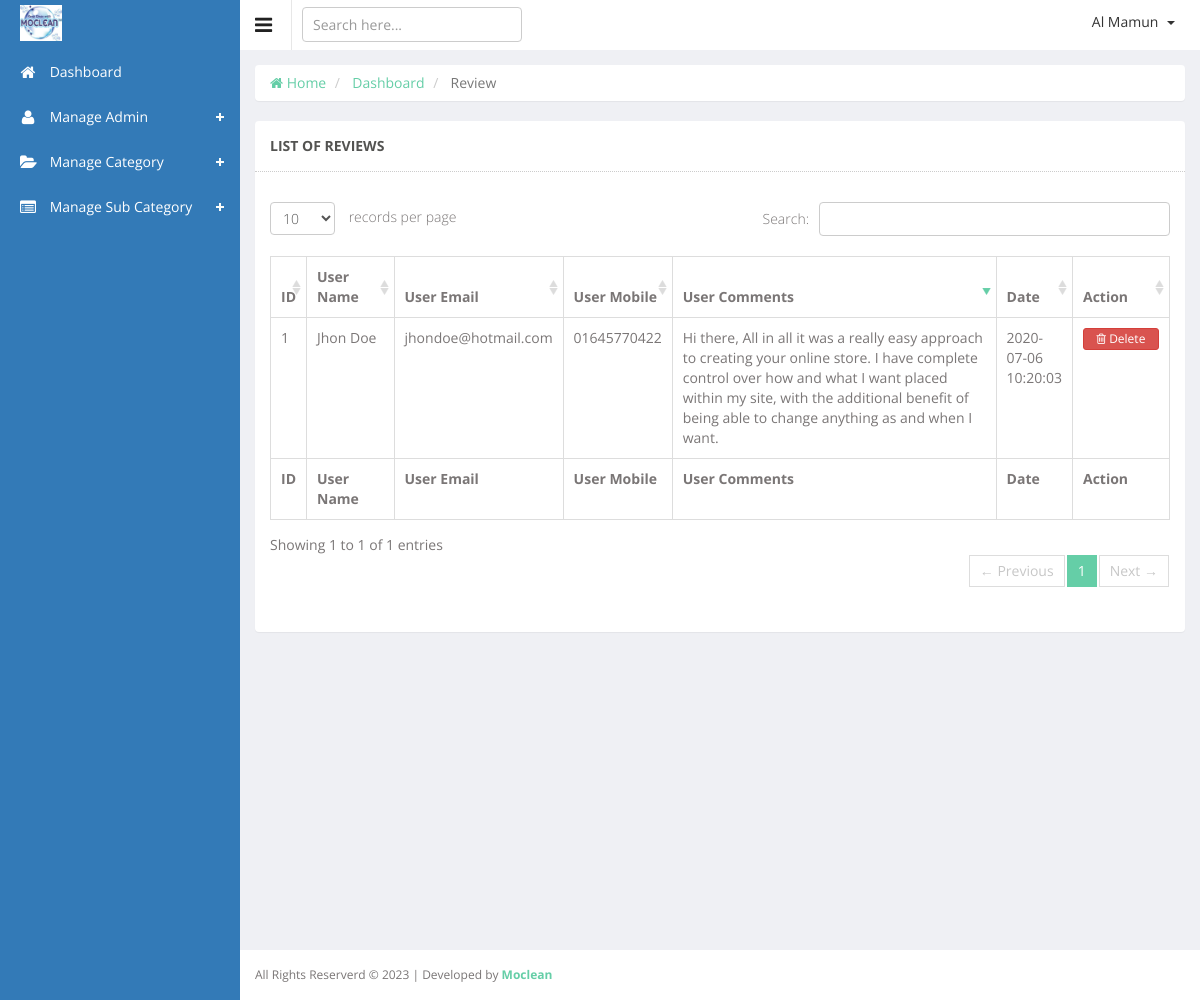
The app's page /admin/review.php (signed in) with its own data.
### tables this page shows
CREATE TABLE `contacts` (
  `id` int(11) NOT NULL COMMENT 'CONTACTS ID',
  `contacts_name` varchar(64) NOT NULL,
  `contacts_email` varchar(64) NOT NULL,
  `contacts_phone` varchar(32) NOT NULL,
  `contacts_overview` varchar(512) NOT NULL,
  `created_at` datetime DEFAULT NULL,
  `updated_at` datetime DEFAULT NULL
);

### admin/app/Http/Controllers/View.php (called while the page is built, shortened)
<?php
class View
{
	public function loadContent($directory, $page_name)
	{
		include("resource/view/".$directory."/".$page_name.".php");
	}
}
?>

### admin/review.php (called while the page is built, shortened)
<?php
include("app/Http/Controllers/View.php");
$view = new View;
$view->loadContent("include", "session");
$view->loadContent("include", "top");
$view->loadContent("content", "review");
?>

### admin/app/Models/Eloquent.php (called while the page is built, shortened)
<?php
class Eloquent
{
	public $connection;
	public function __construct()
	{
		$this->connection = new PDO('mysql:host='.$GLOBALS['DBHOST'].';dbname='.$GLOBALS['DBNAME'].';charset=utf8', $GLOBALS['DBUSER'], $GLOBALS['DBPASS']);
		$this->connection->setAttribute(PDO::ATTR_ERRMODE, PDO::ERRMODE_EXCEPTION);
		$this->connection->setAttribute(PDO::ATTR_EMULATE_PREPARES, false);
	}
	public function selectData($columnName, $tableName, $whereValue = 0, $inColumn = 0, $inValue = 0, $formatBy = 0, $paginate = 0)
	{
		try
		{
			if($columnName == "*")
			{
				$sql1 = "SELECT ";
				$sql2 = "*";
			}
			$sql3 = " FROM `$tableName`";
			if(@$formatBy['GROUP'])
				$sql6 = " GROUP BY `" . $formatBy['GROUP'] . "`";
			else
				$sql6 = "";
			if(@$formatBy['ASC'])
				$sql7 = " ORDER BY `" . $formatBy['ASC'] . "` ASC";
			else if(@$formatBy['DESC'])
				$sql7 = " ORDER BY `" . $formatBy['DESC'] . "` DESC";
			else
				$sql7 = "";
			if($paginate != 0)
				$sql8 = " LIMIT " . $paginate['POINT'] . ", " . $paginate['LIMIT'];
			else
				$sql8 = "";
			if($whereValue != 0)
			{
				$sql4 = " WHERE ";
				foreach($whereValue AS $wa1Column => $wa1Value)
				{
					@$sql5 .= $wa1Column . " = " . "'" . $wa1Value . "' AND ";
				}
				$sql5 = trim($sql5); $sql5 = rtrim($sql5, "AND"); $sql5 = trim($sql5);
				$preSQL = $sql1 . $sql2 . $sql3 . $sql4 . $sql5 . $sql6 . $sql7 . $sql8;
			}
			else
			{
				if($inValue != 0)
				{
					$preSQL = $sql1 . $sql2 . $sql3 . $sql4 . $sql5 . $sql6 . $sql7 . $sql8;
				}
				else
				{
					$preSQL = $sql1 . $sql2 . $sql3 . $sql6 . $sql7 . $sql8;
				}
			}
			$query = $this->connection->prepare($preSQL);
			$query->execute();
			$dataSelected = $query->fetchAll(PDO::FETCH_ASSOC);
			return $dataSelected;
		}
		catch(Exception $e)
		{
			return 0;
		}
	}
}
?>

### admin/resource/view/content/review.php (the view, shortened to what this page needs)
<?php
include("app/Models/Eloquent.php");
$eloquent = new Eloquent;
$columnName = "*";
$tableName = "contacts";
$reviewData = $eloquent->selectData($columnName, $tableName);
?>
<div class="wrapper">
	<div class="row">
		<div class="col-sm-12">
			<ul class="breadcrumb panel">
				<li> <a href="dashboard.php"> <i class="fa fa-home"></i> Home </a> </li>
				<li> <a href="dashboard.php"> Dashboard </a> </li>
				<li class="active"> Review </li>
			</ul>
			<section class="panel">
				<header class="panel-heading">
					List of Reviews
				</header>
				<div class="panel-body">
					<div class="adv-table">
						<table class="display table table-bordered" id="dynamic-table">
							<thead>
								<tr>
									<th style="width: 5%"> ID </th>
									<th style="width: 15%"> User Name </th>
									<th style="width: 15%"> User Email </th>
									<th style="width: 10%"> User Mobile </th>
									<th style="width: 37%"> User Comments </th>
									<th style="width: 10%"> Date </th>
									<th style="width: 8%"> Action </th>
								</tr>
							</thead>
							<tbody>
							<?php
								$n = 1;
								foreach ($reviewData as $eachRow)
								{
									echo '
									<tr class="gradeX">
										<td>'. $n .'</td>
										<td>'. $eachRow["contacts_name"] .'</td>
										<td>'. $eachRow["contacts_email"] .'</td>
										<td>'. $eachRow["contacts_phone"] .'</td>
										<td style="width: 400px;">'. $eachRow["contacts_overview"] .'</td>
										<td>'. $eachRow["created_at"] .'</td>
										<td class="center">
											<form action="" method="post">
												<input type="hidden" name="review_id" value="'. $eachRow["id"] .'">
												<button type="submit" name="customer_review" style="width: 76px;" class="btn btn-danger btn-xs float-right">
													<i class="fa fa-trash-o"></i> Delete
												</button>
											</form>
										</td>
									</tr>
									';
									$n++;
								}
							?>
							</tbody>
							<tfoot>
								<tr>
									<th> ID </th>
									<th> User Name </th>
									<th> User Email </th>
									<th> User Mobile </th>
									<th> User Comments </th>
									<th> Date </th>
									<th> Action </th>
								</tr>
							</tfoot>
						</table>
					</div>
				</div>
			</section>
		</div>
	</div>
</div>

### admin/public/js/datatable/css/demo_table.css (style rules this page uses)
table.display { margin: 0 auto; clear: both; width: 100%; }
table.display thead th { padding: 3px 18px 3px 10px; border-bottom: 1px solid black; font-weight: bold; cursor: pointer; * cursor: hand; }
table.display tfoot th { padding: 3px 18px 3px 10px; border-top: 1px solid black; font-weight: bold; }
table.display td { padding: 3px 10px; }
table.display td.center { text-align: center; }
.sorting_desc { background: url('../images/sort_desc.png') no-repeat center right; }
.sorting { background: url('../images/sort_both.png') no-repeat center right; }
table.display tr.odd.gradeX { background-color: #ffdddd; }
tr.odd { background-color: #E2E4FF; }
tr.odd td.sorting_1 { background-color: #D3D6FF; }
tr.odd.gradeX td.sorting_1 { background-color: #ffc4c4; }
table.display tr.gradeX { background-color: #ffdddd; }

### admin/public/css/custom.css (style rules this page uses)
ul, .list-unstyled { padding-left: 30px; }

### records on screen
contacts: contacts_name "Jhon Doe", contacts_email "jhondoe@hotmail.com", contacts_phone "01645770422", contacts_overview "Hi there, All in all it was a really easy approach to creating your online store. I have complete control over how and what I want placed within my site, with the additional benefit of being able to change anything as and when I want.", created_at "2020-07-06 10:20:03"

### other values on screen
$_SESSION['SMC_login_admin_name'] "Al Mamun"
